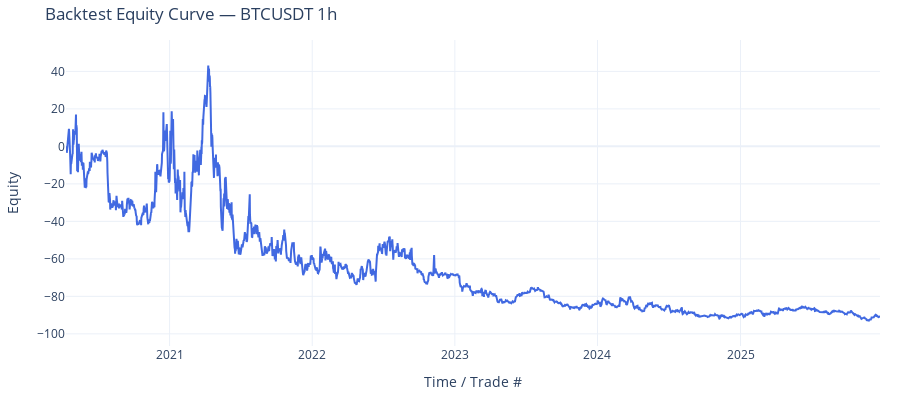
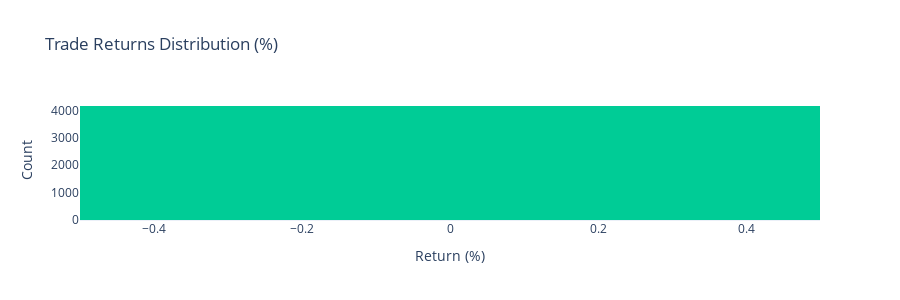

Source (notebook cell) for these figures, in order:
### Markdown cell above
## 6) (Optional) Quick Backtest Sanity-check

This is **not** a full strategy validation, but a quick way to ensure that the chosen `q/f/min_prob` yield meaningful trades.

If `rlx-search` is running and the endpoint is accessible, you can perform a walk-forward backtest via the API.

### Code cell
# Tune these separately from decision thresholds
MIN_PROB = float(os.getenv("MIN_PROB", "0.6"))
STEP = int(os.getenv("STEP", str(max(6, F // 2))))

try:
    bt = client.backtest(
        symbol=SYMBOL,
        interval=INTERVAL,
        q=Q,
        f=F,
        step=STEP,
        top_k=min(TOP_K, 10),
        min_prob=MIN_PROB,
        include_stats=True,
        fee_pct=float(os.getenv("AIPP_FEE_PCT", "0.04")),
        slippage_pct=float(os.getenv("AIPP_SLIPPAGE_PCT", "0.00")),
    )

    stats = bt.get("stats") or {}
    print("backtest.stats:", {k: stats.get(k) for k in ["totalReturnPct", "sharpeRatio", "maxDrawdownPct", "winRate", "profitFactor"] if k in stats})

    # 1) Trade History Table
    trades = bt.get("results") or []
    if trades:
        dft = pd.DataFrame(trades)
        # Clean up columns for display
        cols = [c for c in ["entryTs", "exitTs", "side", "pnlPct", "prob", "entryPrice", "exitPrice"] if c in dft.columns]
        print("\nTrade History (Top 10):")
        display(dft[cols].head(10))
    else:
        print("No trades executed in backtest.")

    # 2) Equity Curve
    equity = bt.get("equity") or stats.get("equityCurve")
    if isinstance(equity, list) and equity:
        # Handle both list of floats and list of {ts, value}
        if isinstance(equity[0], dict):
            y_vals = [e.get("value") for e in equity]
            x_vals = [pd.to_datetime(e.get("ts"), unit='ms') for e in equity]
        else:
            y_vals = equity
            x_vals = np.arange(len(equity))

        fig = go.Figure()
        fig.add_trace(go.Scatter(
            x=x_vals,
            y=y_vals,
            mode='lines',
            name='Equity',
            line=dict(color='royalblue', width=2)
        ))

        # Tight Y-axis scaling
        y_min, y_max = min(y_vals), max(y_vals)
        y_padding = (y_max - y_min) * 0.1 if y_max > y_min else 0.1

        fig.update_layout(
            title=f"Backtest Equity Curve — {SYMBOL} {INTERVAL}",
            xaxis_title="Time / Trade #",
            yaxis_title="Equity",
            yaxis=dict(range=[y_min - y_padding, y_max + y_padding]),
            template="plotly_white",
            height=400,
            margin=dict(l=20, r=20, t=40, b=20),
        )
        fig.show()

    # 3) Trade Returns Distribution
    if trades:
        pnl_vals = [t.get("pnlPct", 0) for t in trades]
        fig_dist = px.histogram(
            pnl_vals,
            nbins=30,
            title="Trade Returns Distribution (%)",
            labels={'value': 'Return (%)'},
            template="plotly_white",
            color_discrete_sequence=['#00CC96']
        )
        fig_dist.update_layout(
            height=300,
            showlegend=False,
            xaxis_title="Return (%)",
            yaxis_title="Count"
        )
        fig_dist.show()

except Exception as e:
    print("backtest unavailable:", str(e))

### Figure 1 — Plotly figure (JSON) as saved in the notebook; plotly's stock layout.template omitted (floating-point values rounded to 4 significant figures; data arrays with more than 128 entries replaced by an {"elided": "..."} marker saying what was removed)
{"data": [{"line": {"color": "royalblue", "width": 2}, "mode": "lines", "name": "Equity", "type": "scatter", "x": {"elided": "3413 str values"}, "y": {"elided": "3413 float values"}}], "layout": {"height": 400, "margin": {"b": 20, "l": 20, "r": 20, "t": 40}, "title": {"text": "Backtest Equity Curve — BTCUSDT 1h"}, "xaxis": {"title": {"text": "Time / Trade #"}}, "yaxis": {"range": [-106.5, 56.74], "title": {"text": "Equity"}}}}

### Figure 2 — Plotly figure (JSON) as saved in the notebook; plotly's stock layout.template omitted (floating-point values rounded to 4 significant figures; data arrays with more than 128 entries replaced by an {"elided": "..."} marker saying what was removed)
{"data": [{"bingroup": "x", "hovertemplate": "variable=0<br>Return (%)=%{x}<br>count=%{y}<extra></extra>", "legendgroup": "0", "marker": {"color": "#00CC96", "pattern": {"shape": ""}}, "name": "0", "nbinsx": 30, "orientation": "v", "showlegend": true, "type": "histogram", "x": {"elided": "4165 int values"}, "xaxis": "x", "yaxis": "y"}], "layout": {"barmode": "relative", "height": 300, "legend": {"title": {"text": "variable"}, "tracegroupgap": 0}, "showlegend": false, "title": {"text": "Trade Returns Distribution (%)"}, "xaxis": {"anchor": "y", "domain": [0, 1], "title": {"text": "Return (%)"}}, "yaxis": {"anchor": "x", "domain": [0, 1], "title": {"text": "Count"}}}}
